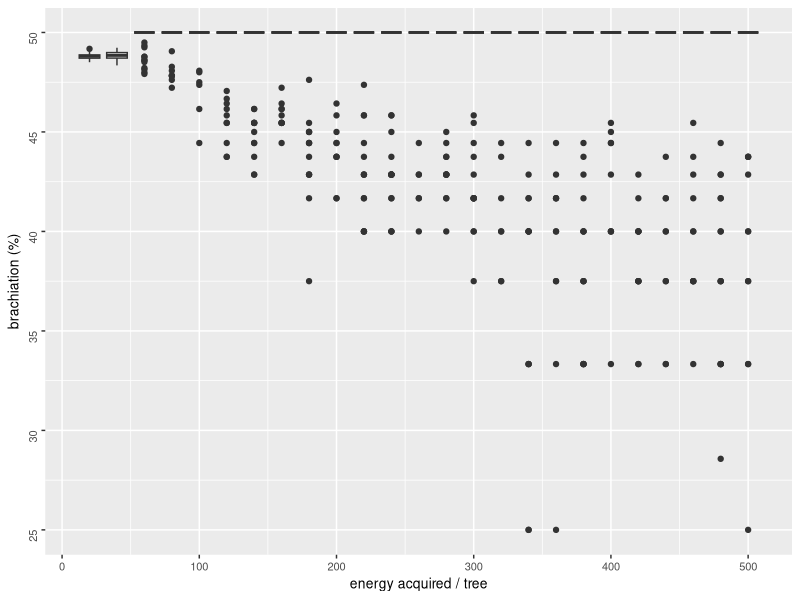
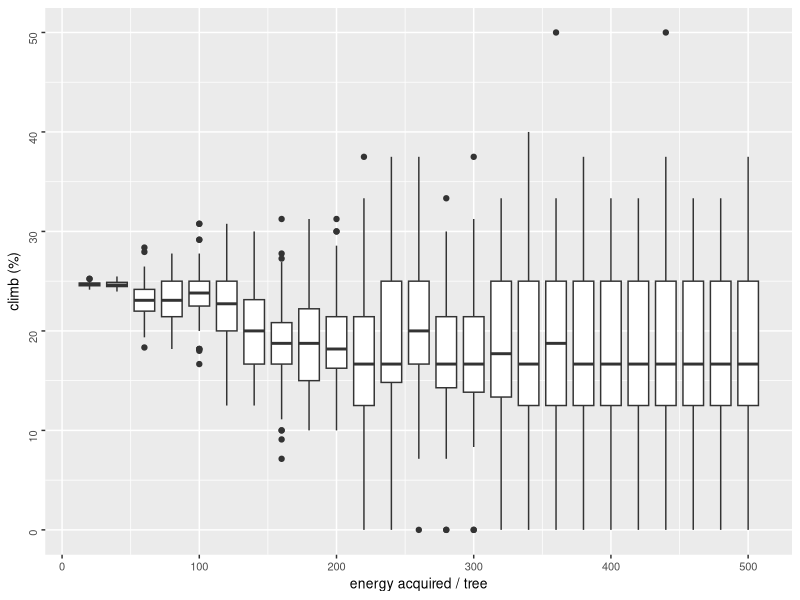
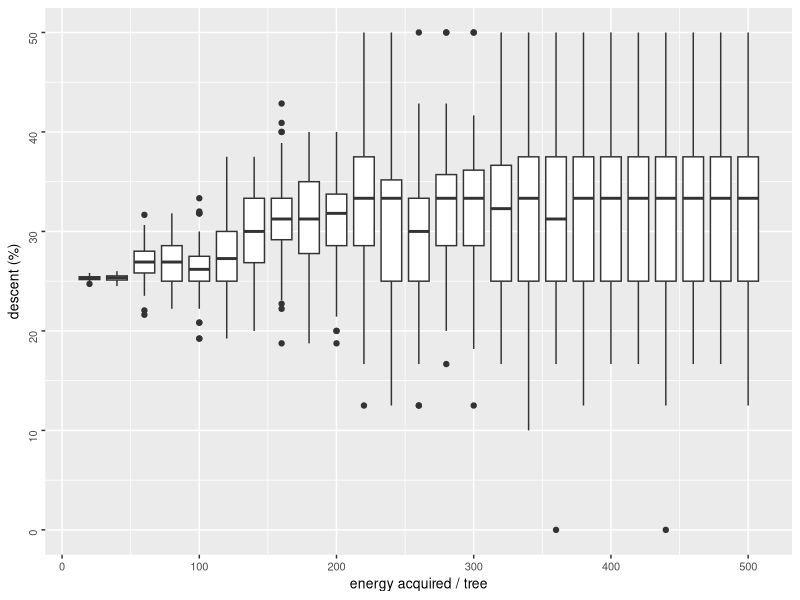
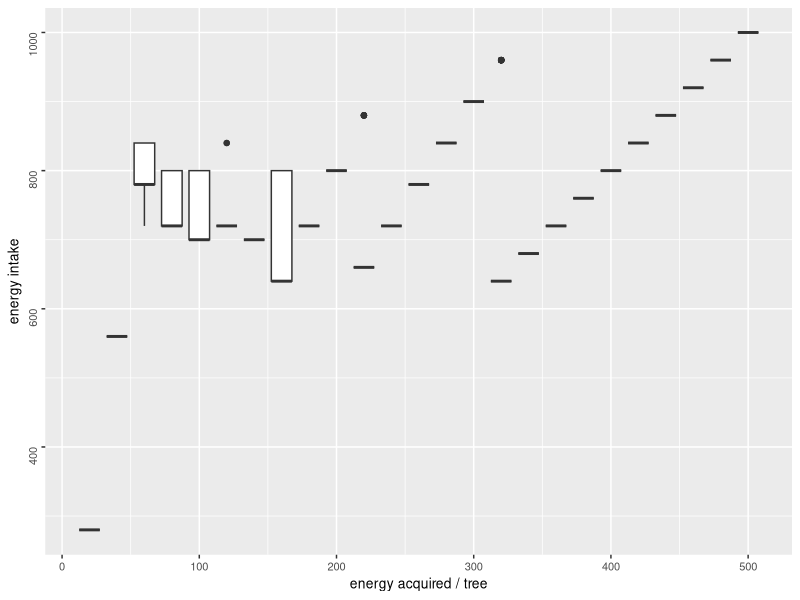
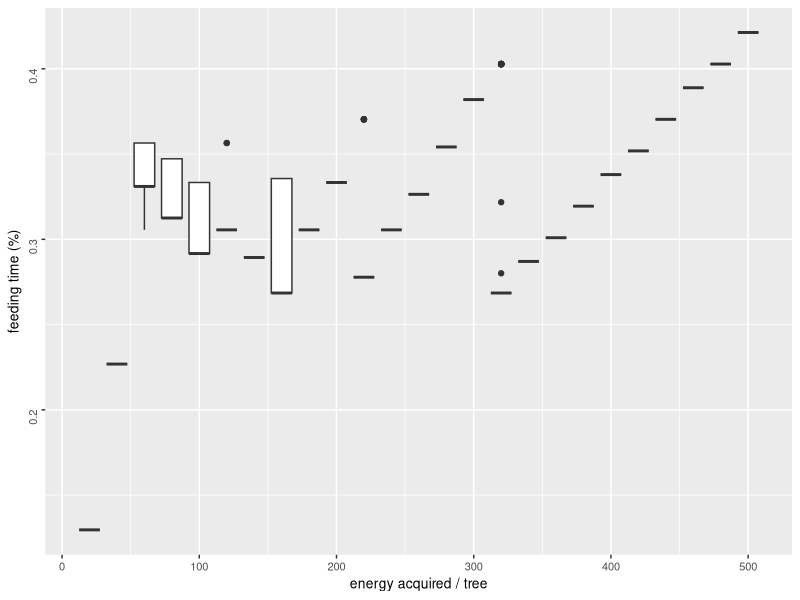
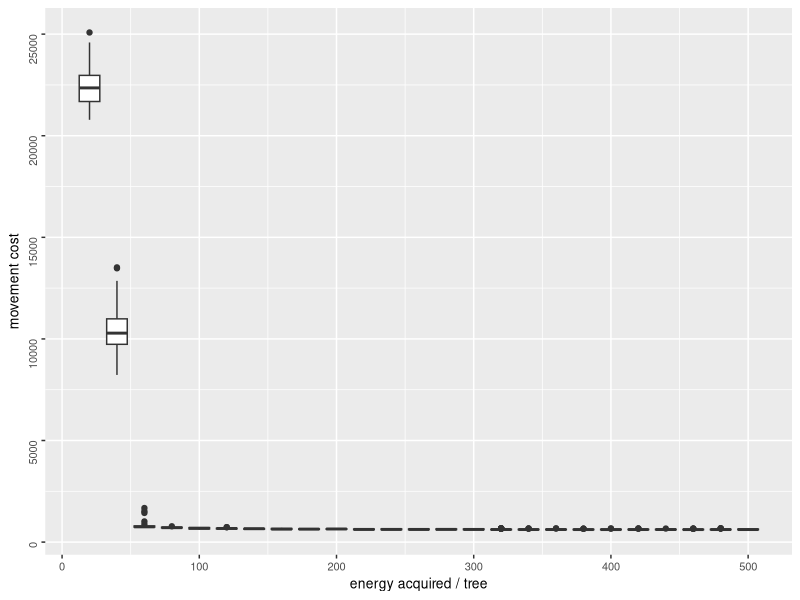
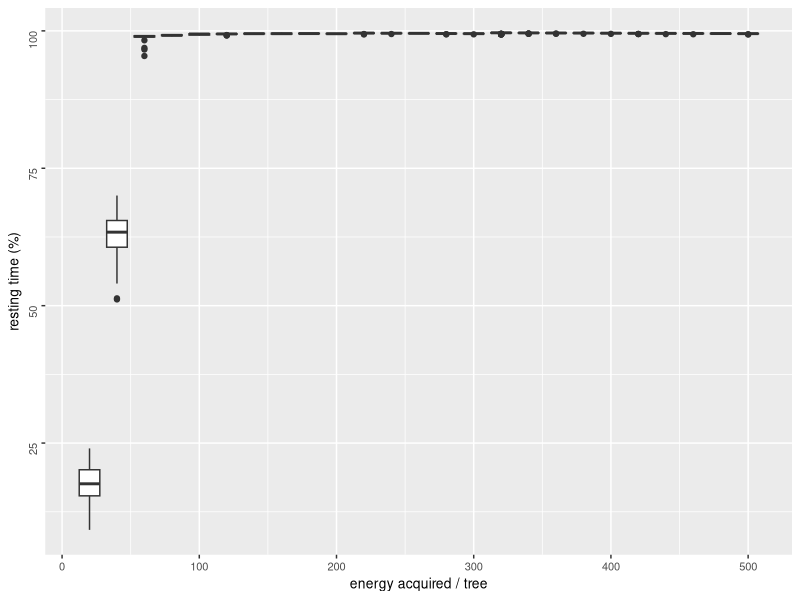
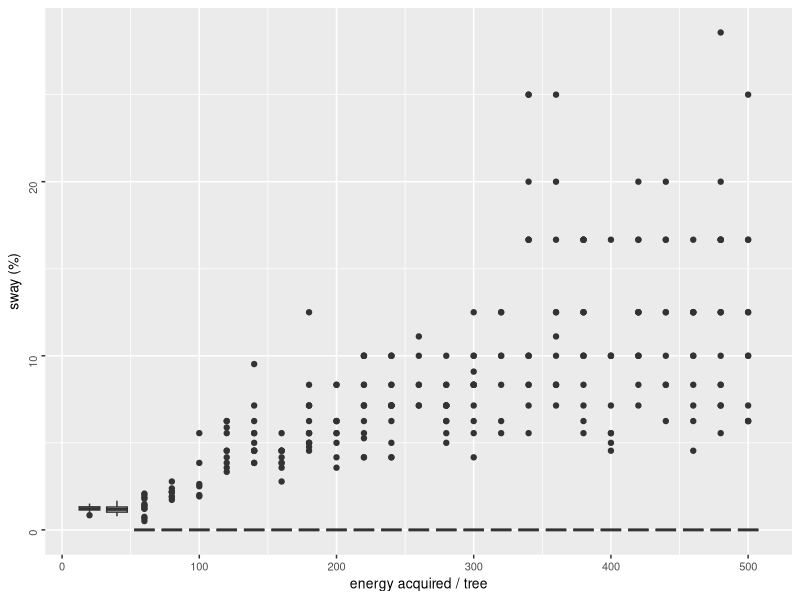

The R script that drew these images, in order:
library(tidyverse)
library(ggplot2)
library(ggpubr)

oatEnergyGain <- read_csv("analysis/oatEnergyGain.csv")

#filter by 10
oatEnergyGain10 <- oatEnergyGain %>% filter(energyGain %% 20 == 0) #%>% filter (energyIntake %% 1 == 0)

bp.energygain.traveldist <- ggplot(oatEnergyGain10, aes(x = energyGain, y = travelDistance)) +
  geom_boxplot(aes(group = energyGain)) +
  labs(x = "energy acquired / tree", y = "travel distance") +
  theme(text = element_text(size=10),
        axis.text.y = element_text(angle=90, hjust=1)) 

#bp.energygain.traveldist 

bp.energygain.movecost <- ggplot(oatEnergyGain10, aes(x = energyGain, y = energyExpenditure)) +
  geom_boxplot(aes(group = energyGain)) +
  labs(x = "energy acquired / tree", y = "movement cost") +
  theme(text = element_text(size=10),
        axis.text.y = element_text(angle=90, hjust=1)) 

#bp.energygain.movecost 

bp.energygain.energyIntake <- ggplot(oatEnergyGain10, aes(x = energyGain, y = totalEnergyIntake)) +
  geom_boxplot(aes(group = energyGain)) +
  labs(x = "energy acquired / tree", y = "energy intake") +
  theme(text = element_text(size=10),
        axis.text.y = element_text(angle=90, hjust=1)) 

#bp.energygain.energyIntake 

bp.energygain.walk <- ggplot(oatEnergyGain10, aes(x = energyGain, y = walk)) +
  geom_boxplot(aes(group = energyGain)) +
  labs(x = "energy acquired / tree", y = "walk (%)") +
  theme(text = element_text(size=10),
        axis.text.y = element_text(angle=90, hjust=1)) 

#bp.energygain.walk 

bp.energygain.sway <- ggplot(oatEnergyGain10, aes(x = energyGain, y = sway)) +
  geom_boxplot(aes(group = energyGain)) +
  labs(x = "energy acquired / tree", y = "sway (%)") +
  theme(text = element_text(size=10),
        axis.text.y = element_text(angle=90, hjust=1)) 

#bp.energygain.sway 

bp.energygain.climb <- ggplot(oatEnergyGain10, aes(x = energyGain, y = climb)) +
  geom_boxplot(aes(group = energyGain)) +
  labs(x = "energy acquired / tree", y = "climb (%)") +
  theme(text = element_text(size=10),
        axis.text.y = element_text(angle=90, hjust=1)) 

#bp.energygain.climb 

bp.energygain.descent <- ggplot(oatEnergyGain10, aes(x = energyGain, y = descent)) +
  geom_boxplot(aes(group = energyGain)) +
  labs(x = "energy acquired / tree", y = "descent (%)") +
  theme(text = element_text(size=10),
        axis.text.y = element_text(angle=90, hjust=1)) 

#bp.energygain.descent

bp.energygain.brachiate <- ggplot(oatEnergyGain10, aes(x = energyGain, y = brachiation)) +
  geom_boxplot(aes(group = energyGain)) +
  labs(x = "energy acquired / tree", y = "brachiation (%)") +
  theme(text = element_text(size=10),
        axis.text.y = element_text(angle=90, hjust=1)) 

#bp.energygain.brachiate

bp.energygain.traveltime <- ggplot(oatEnergyGain10, aes(x = energyGain, y = travellingBudget)) +
  geom_boxplot(aes(group = energyGain)) +
  labs(x = "energy acquired / tree", y = "travel time (%)") +
  theme(text = element_text(size=10),
        axis.text.y = element_text(angle=90, hjust=1)) 

#bp.energygain.traveltime

bp.energygain.restingtime <- ggplot(oatEnergyGain10, aes(x = energyGain, y = restingBudget)) +
  geom_boxplot(aes(group = energyGain)) +
  labs(x = "energy acquired / tree", y = "resting time (%)") +
  theme(text = element_text(size=10),
        axis.text.y = element_text(angle=90, hjust=1)) 

#bp.energygain.restingtime

bp.energygain.feedingtime <- ggplot(oatEnergyGain10, aes(x = energyGain, y = feedingBudget)) +
  geom_boxplot(aes(group = energyGain)) +
  labs(x = "energy acquired / tree", y = "feeding time (%)") +
  theme(text = element_text(size=10),
        axis.text.y = element_text(angle=90, hjust=1)) 

#bp.energygain.feedingtime

oat_energyacq_all <- ggarrange(
  bp.energygain.traveldist, 
  bp.energygain.movecost, 
  bp.energygain.energyIntake, 
  bp.energygain.walk, 
  bp.energygain.sway, 
  bp.energygain.climb, 
  bp.energygain.descent,
  bp.energygain.brachiate,
  bp.energygain.traveltime,
  bp.energygain.restingtime,
  bp.energygain.feedingtime,
  common.legend = TRUE, legend = "bottom")
